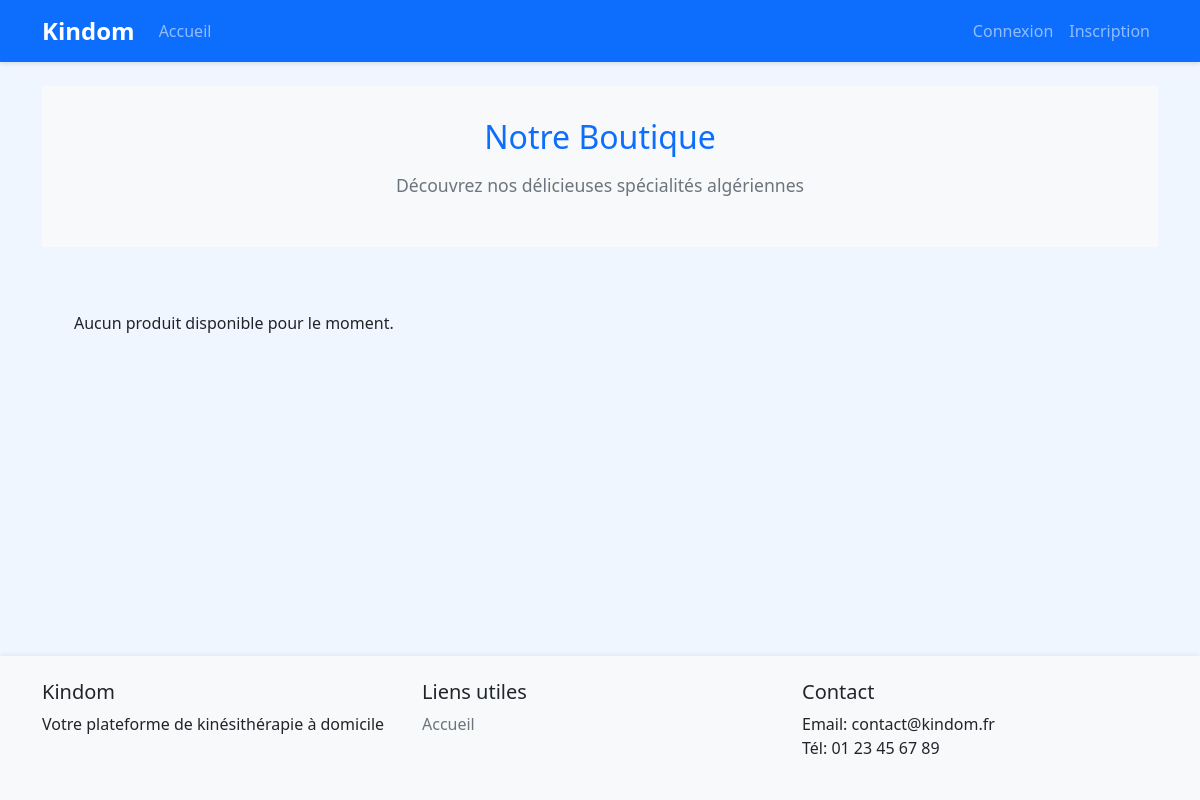
Before: /shop/products/ with the older database file.
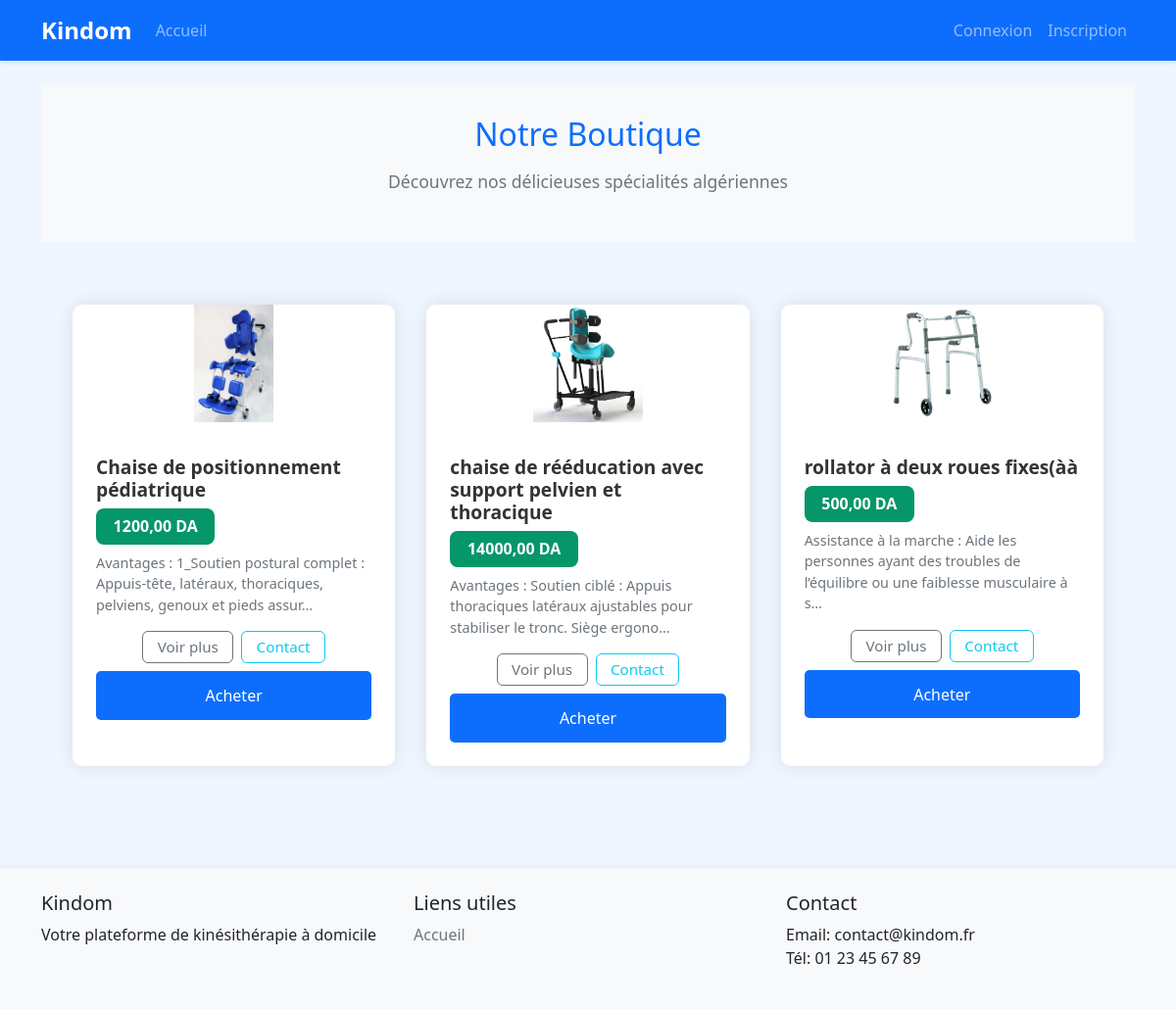
After: the same page with the newer database file.
### shop/models.py (models this page shows, shortened)
class Product(models.Model):
    CATEGORY_CHOICES = [
        ("Produits de soins et de massage", "Produits de soins et de massage"),
        ("Matériel de rééducation fonctionnelle", "Matériel de rééducation fonctionnelle"),
        ("Équipements de renforcement musculaire", "Équipements de renforcement musculaire"),
        ("Produits de cryothérapie", "Produits de cryothérapie"),
        ("Appareils électromédicaux", "Appareils électromédicaux"),
        ("Supports et orthèses", "Supports et orthèses"),
        ("Mobilier et accessoires professionnels", "Mobilier et accessoires professionnels"),
        ("autre", "Autre"),
    ]
    name = models.CharField(max_length=200)
    description = models.TextField()
    price = models.DecimalField(max_digits=10, decimal_places=2)
    stock = models.IntegerField(default=0)
    image = models.ImageField(upload_to='products/')
    category = models.CharField(max_length=60, choices=CATEGORY_CHOICES, default="autre")
    created_at = models.DateTimeField(auto_now_add=True)
    updated_at = models.DateTimeField(auto_now=True)
    vendor = models.ForeignKey(
        settings.AUTH_USER_MODEL,
        on_delete=models.CASCADE,
        related_name='products',
        limit_choices_to={'user_type': 'vendor'},
        null=True, blank=True
    )

### shop/views.py (the view)
# urls.py: path('products/', views.product_list, name='product_list'),
def product_list(request):
    products = Product.objects.all()
    return render(request, 'shop/product_list.html', {'products': products})

### templates/shop/product_list.html (shortened to what this page needs)
{% extends "base.html" %}
{% load static %}
{% block content %}
<div class="shop-header">
    <h1>Notre Boutique</h1>
    <p>Découvrez nos délicieuses spécialités algériennes</p>
</div>
<div class="product-list">
    {% for product in products %}
    <div class="product-card">
        {% if product.image %}
        <img src="{{ product.image.url }}" alt="{{ product.name }}" class="product-image img-boutique">
        {% else %}
        <img src="{% static 'images/no-image.png' %}" alt="Pas d'image" class="product-image img-boutique">
        {% endif %}
        <div class="product-info">
            <h2 class="product-title">{{ product.name }}</h2>
            <p class="product-price badge-prix">{{ product.price }} DA</p>
            <p class="product-description">{{ product.description|truncatechars:110 }}</p>
            <div class="d-flex justify-content-center gap-2 mb-2">
                <a href="{% url 'shop:product_detail' product.id %}" class="btn btn-outline-secondary btn-sm">Voir plus</a>
                <a href="{% url 'shop:contact_vendor' product.vendor.id %}" class="btn btn-outline-info btn-sm">Contact</a>
            </div>
            <button class="btn-add-to-cart">Acheter</button>
        </div>
    </div>
    {% empty %}
    <div class="no-products">
        <p>Aucun produit disponible pour le moment.</p>
    </div>
    {% endfor %}
</div>
{% endblock %}

### templates/base.html (shortened to what this page needs)
<!DOCTYPE html>
<html lang="fr">
<head>
    <link href="https://cdn.jsdelivr.net/npm/bootstrap@5.3.0/dist/css/bootstrap.min.css" rel="stylesheet">
    {% load static %}
    <link href="{% static 'css/style.css' %}" rel="stylesheet">
</head>
<body>
    <nav class="navbar navbar-expand-lg navbar-dark bg-primary">
        <div class="container">
            <a class="navbar-brand" href="{% url 'accounts:home' %}">Kindom</a>
            <div class="collapse navbar-collapse" id="navbarNav">
                <ul class="navbar-nav me-auto">
                    <li class="nav-item">
                        <a class="nav-link" href="{% url 'accounts:home' %}">Accueil</a>
                    </li>
                </ul>
                <ul class="navbar-nav">
                    {% if user.is_authenticated %}
                        <li class="nav-item dropdown">
                            <a class="nav-link dropdown-toggle" href="#" id="navbarDropdown" role="button" data-bs-toggle="dropdown">
                                {{ user.get_full_name|default:user.email }}
                            </a>
                            <ul class="dropdown-menu dropdown-menu-end">
                                <li>
                                    <a class="dropdown-item" href="{% url 'accounts:profile' %}">Mon profil</a>
                                </li>
                                <li><hr class="dropdown-divider"></li>
                                <li>
                                    <a class="dropdown-item text-danger" href="{% url 'account_logout' %}">Se déconnecter</a>
                                </li>
                            </ul>
                        </li>
                    {% else %}
                        <li class="nav-item">
                            <a class="nav-link" href="{% url 'account_login' %}">Connexion</a>
                        </li>
                        <li class="nav-item">
                            <a class="nav-link" href="{% url 'account_signup' %}">Inscription</a>
                        </li>
                    {% endif %}
                </ul>
            </div>
        </div>
    </nav>
    <main class="container my-4">
        {% block content %}{% endblock %}
    </main>
    <footer class="bg-light py-4 mt-5">
        <div class="container">
            <div class="row">
                <div class="col-md-4">
                    <h5>Kindom</h5>
                    <p>Votre plateforme de kinésithérapie à domicile</p>
                </div>
                <div class="col-md-4">
                    <h5>Liens utiles</h5>
                    <ul class="list-unstyled">
                        <li><a href="{% url 'accounts:home' %}">Accueil</a></li>
                    </ul>
                </div>
                <div class="col-md-4">
                    <h5>Contact</h5>
                    <ul class="list-unstyled">
                        <li>Email: contact@kindom.fr</li>
                        <li>Tél: 01 23 45 67 89</li>
                    </ul>
                </div>
            </div>
        </div>
    </footer>
</body>
</html>

### static/css/style.css (style rules this page uses)
body { min-height: 100vh; display: flex; flex-direction: column; background: #f0f6ff; }
main { flex: 1; }
.navbar { box-shadow: 0 2px 4px rgba(0,0,0,0.1); }
.navbar-brand { font-weight: bold; font-size: 1.5rem; }
.btn { border-radius: 5px; padding: 0.5rem 1.5rem; }
footer { margin-top: auto; box-shadow: 0 -2px 4px rgba(0,0,0,0.05); }
footer a { color: #6c757d; text-decoration: none; }
.btn-sm { padding: 0.35rem 1.1rem; font-size: 1rem; border-radius: 6px; font-weight: 500; }
.btn { font-size: 0.95rem; font-weight: 500; border-radius: 8px; padding: 0.35rem 0; }

### templates/shop/product_list.html (style rules this page uses)
.product-list { display: grid; grid-template-columns: repeat(auto-fill, minmax(250px, 1fr)); gap: 2rem; padding: 2rem; }
.product-card { background: white; border-radius: 10px; box-shadow: 0 0 20px rgba(0, 0, 0, 0.1); overflow: hidden; transition: transform 0.3s ease; }
.product-image { width: 100%; height: 200px; object-fit: cover; }
.product-info { padding: 1.5rem; }
.product-title { font-size: 1.2rem; font-weight: 600; color: #333; margin-bottom: 0.5rem; }
.product-price { font-size: 1.1rem; color: #0d6efd; font-weight: 500; margin-bottom: 1rem; }
.product-description { color: #6c757d; font-size: 0.9rem; margin-bottom: 1rem; }
.btn-add-to-cart { width: 100%; padding: 0.8rem; background: #0d6efd; color: white; border: none; border-radius: 5px; font-weight: 500; transition: background 0.3s ease; }
.shop-header { text-align: center; padding: 2rem; background: #f8f9fa; margin-bottom: 2rem; }
.shop-header h1 { color: #0d6efd; font-size: 2rem; margin-bottom: 1rem; }
.shop-header p { color: #6c757d; font-size: 1.1rem; }
.img-boutique { width: 120px; height: 120px; object-fit: contain; margin: 0 auto 10px auto; display: block; }
.badge-prix { background: #059669; color: #fff; font-size: 1rem; border-radius: 8px; padding: 0.4em 1.1em; font-weight: 600; display: inline-block; margin-bottom: 0.5rem; }
.btn-sm { font-size: 0.95rem; padding: 0.25rem 0.9rem; border-radius: 6px; }

Changed rows visible on the page:
added Product: image (picture), name "Chaise de positionnement pédiatrique", price "1200,00", description "Avantages : 1_Soutien postural complet : Appuis-tête, latéraux, thoraciques, pelviens, genoux et pieds assur…"
added Product: image (picture), name "chaise de rééducation avec support pelvien et thoracique", price "14000,00", description "Avantages : Soutien ciblé : Appuis thoraciques latéraux ajustables pour stabiliser le tronc. Siège ergono…"
added Product: image (picture), name "rollator à deux roues fixes(àà", price "500,00", description "Assistance à la marche : Aide les personnes ayant des troubles de l’équilibre ou une faiblesse musculaire à s…"
Other visible differences:
text no longer shown: "Aucun produit disponible pour le moment."
